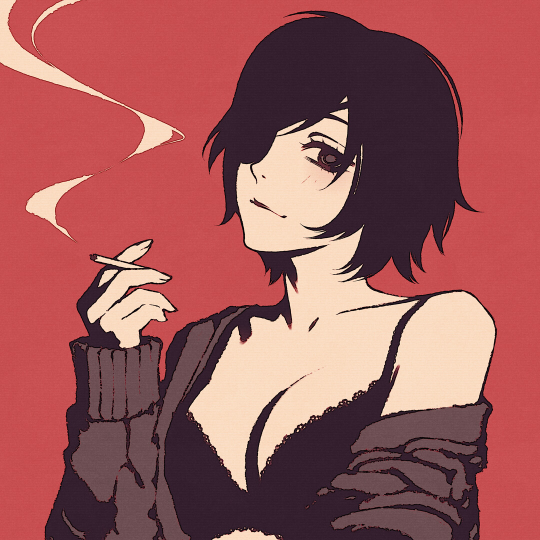
#> input picture Images/Image.jpg, 1080 x 1080 px (shown at 1/2 size)
$ python Activity1.py
#> lines starting #> are read from the running program, lines starting #| are printed output that depends on the picture; after the words box and inside, x2 and y2 are one past the last pixel; in counts of white or black regions, pixels touching at a corner belong together
import cv2
import numpy as np

image_path = "Images/Image.jpg"
image = cv2.imread(image_path)
#> image is the input picture: shape (1080, 1080, 3); mean B, G, R 90.7, 90.5, 158.5

cv2.imshow("Original Image", image)
cv2.waitKey(0)
cv2.destroyAllWindows()

gray_image = cv2.cvtColor(image, cv2.COLOR_BGR2GRAY)
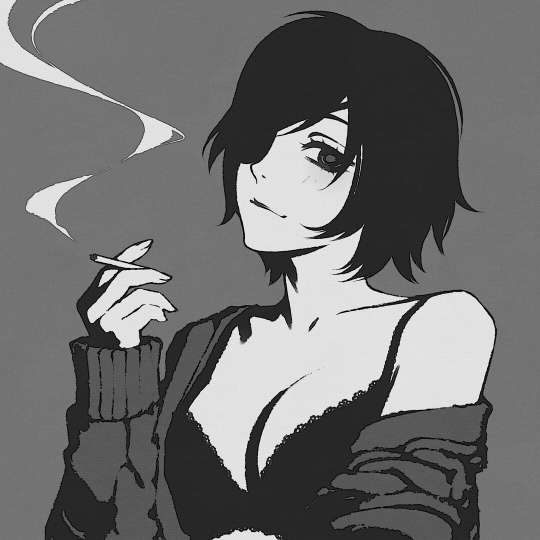
#> gray_image: shape (1080, 1080) (shown at 1/2 size); min 0, max 251, mean 110.8
cv2.imshow("Grayscale Image", gray_image)
cv2.waitKey(0)
cv2.destroyAllWindows()

row, col = 134, 210
pixel_value = gray_image[row, col]
#> pixel_value = 112
print("Pixel value at ({}, {}):".format(row, col), pixel_value)
#| Pixel value at (134, 210): 112

_, bw_image = cv2.threshold(gray_image, 127, 255, cv2.THRESH_BINARY)
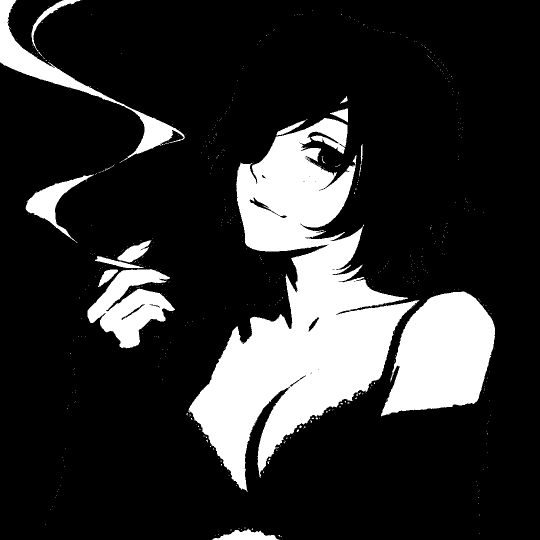
#> bw_image: shape (1080, 1080) (shown at 1/2 size); 18.5% white; 500 white regions (484 under 20 px), largest, box (x1, y1, x2, y2) and area: (377, 236, 839, 984) 137475, (762, 583, 990, 833) 38846, (175, 538, 350, 697) 14375
cv2.imshow("Black and White Image", bw_image)
cv2.waitKey(0)
cv2.destroyAllWindows()
